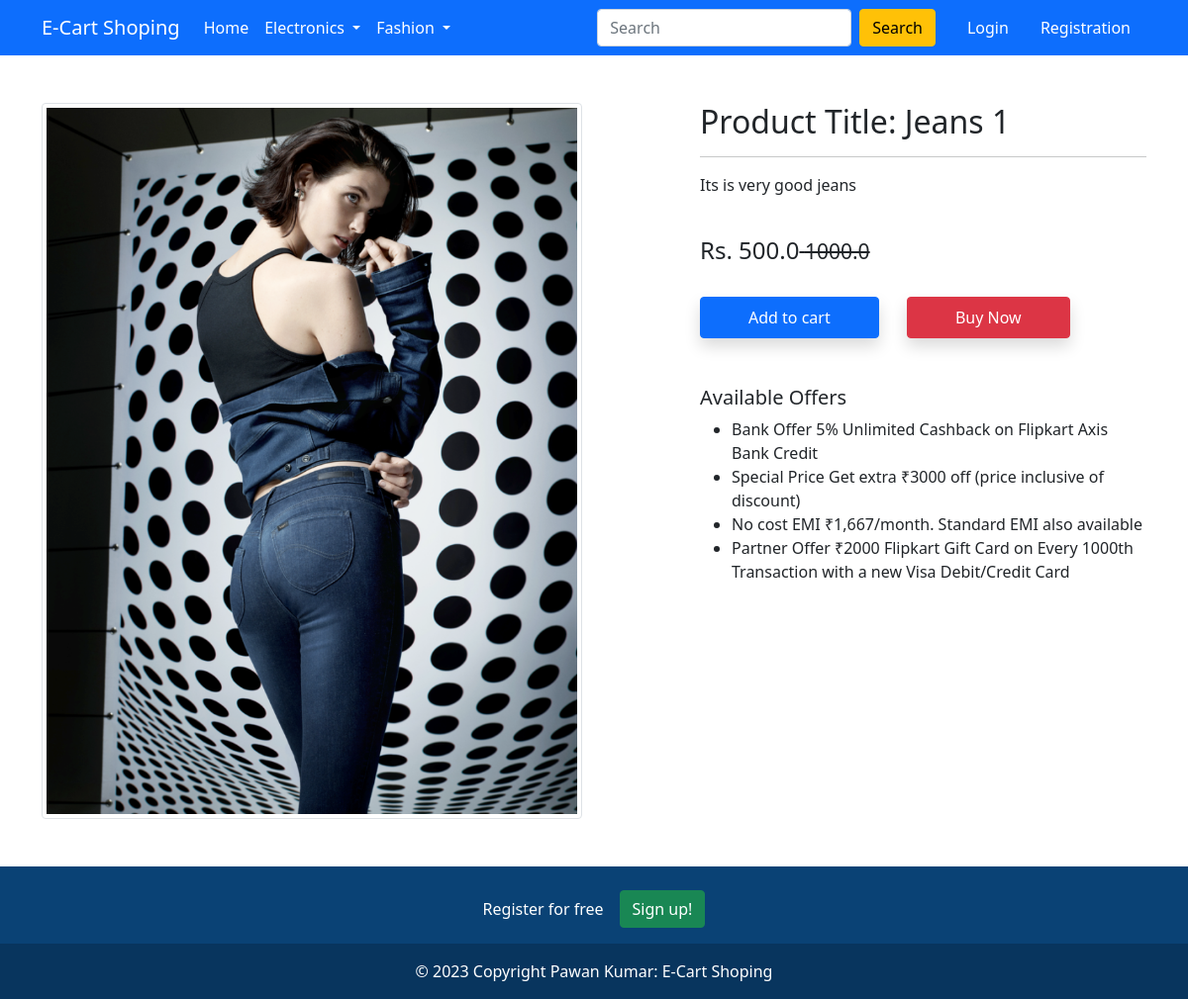
Screenshot of /product-detail/1 with the database file from the repository.
### app/models.py (models this page shows, shortened)
class Product(models.Model):
    title = models.CharField(max_length=100)
    selling_price = models.FloatField()
    discounted_price = models.FloatField()
    description = models.TextField()
    brand = models.CharField(max_length=100)
    category = models.CharField(choices=CATEGORY_CHOICES, max_length=2)
    product_image = models.ImageField(upload_to='productimg')

### app/views.py (the view)
# urls.py: path('product-detail/<int:pk>', views.productdetailview.as_view(), name='product-detail',),
class productdetailview(View):
 def get(self, request, pk):
  product = Product.objects.get(pk=pk)
  return render(request, 'app/productdetail.html', {'product':product})

### app/templates/app/productdetail.html (shortened to what this page needs)
{% extends 'app/base.html' %}
{% load static %}
{% block main-content %}
<div class="container my-5">
 <div class="row">
  <div class="col-sm-6 text-center align-self-center">
   <img src="{{product.product_image.url}}" alt="" class="img-fluid img-thumbnail">
  </div>
  <div class="col-sm-5 offset-sm-1">
   <h2>Product Title: {{product.title | capfirst}}</h2>
   <hr>
   <p>{{product.description | capfirst}}</p> <br>
   <h4> Rs. {{product.discounted_price}}<small class="fw-light text-decoration-line-through"> {{product.selling_price}}</small></h4> <br>
    <form action="/add-to-cart" class="d-inline">
        <button type="submit" class="btn btn-primary shadow px-5 py-2">Add to cart</button>
    </form>
   <a href="{% url 'buy-now' %}" class="btn btn-danger shadow px-5 py-2 ms-4">Buy Now</a>
   <h5 class="mt-5">Available Offers</h5>
   <ul>
    <li>Bank Offer 5% Unlimited Cashback on Flipkart Axis Bank Credit</li>
    <li>Special Price Get extra ₹3000 off (price inclusive of discount)</li>
    <li>No cost EMI ₹1,667/month. Standard EMI also available</li>
    <li>Partner Offer ₹2000 Flipkart Gift Card on Every 1000th Transaction with a new Visa Debit/Credit Card</li>
   </ul>
  </div>
 </div>
</div>
{% endblock main-content %}

### rows the page displays
Product: product_image (picture), title "Jeans 1", description "Its is very good jeans", discounted_price "500.0", selling_price "1000.0"
